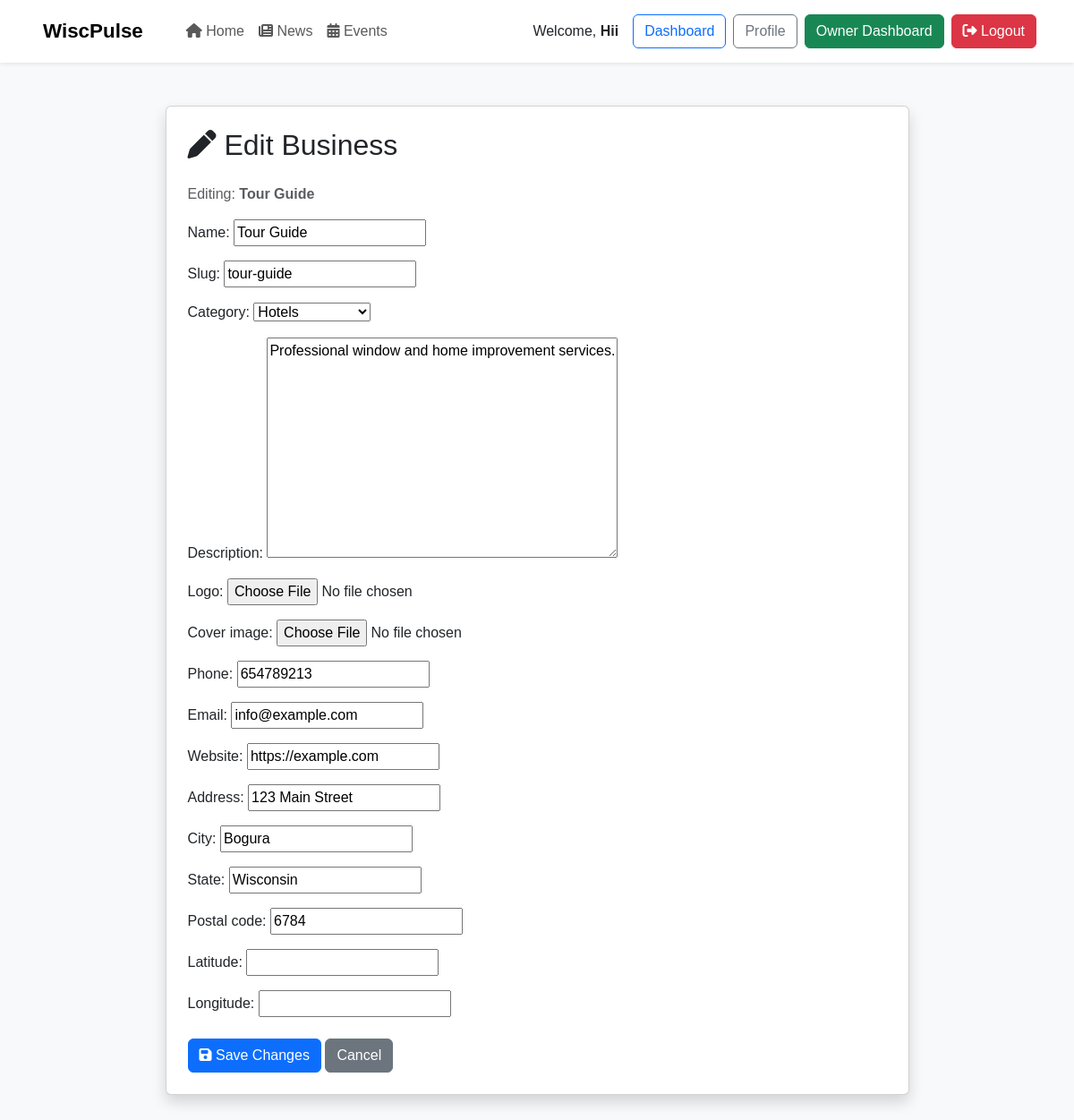
/accounts/owner/business/5/edit/ (signed in), run on the app's committed database.
### apps/businesses/models.py (models this page shows, shortened)
class Business(models.Model):
    STATUS_CHOICES = [
        ("active", "Active"),
        ("pending", "Pending"),
        ("inactive", "Inactive"),
    ]
    owner = models.ForeignKey(
    User,
    on_delete=models.SET_NULL,
    null=True,
    blank=True,
    related_name="businesses")
    name = models.CharField(
        max_length=200
    )
    slug = models.SlugField(
        max_length=220,
        unique=True
    )
    category = models.ForeignKey(
        Category,
        on_delete=models.PROTECT,
        related_name="businesses"
    )
    description = models.TextField()
    logo = models.ImageField(
        upload_to="businesses/logos/",
        blank=True,
        null=True
    )
    cover_image = models.ImageField(
        upload_to="businesses/covers/",
        blank=True,
        null=True
    )
    phone = models.CharField(
        max_length=30,
        blank=True
    )
    email = models.EmailField(
        blank=True
    )
    website = models.URLField(
        blank=True
    )
    address = models.CharField(
        max_length=300
    )
    city = models.CharField(
        max_length=100
    )
    state = models.CharField(
        max_length=100,
        blank=True
    )
    postal_code = models.CharField(
        max_length=20,
        blank=True
    )
    latitude = models.DecimalField(
        max_digits=10,
        decimal_places=7,
        blank=True,
        null=True
    )
    longitude = models.DecimalField(
        max_digits=10,
        decimal_places=7,
        blank=True,
        null=True
    )
    rating = models.DecimalField(
        max_digits=3,
        decimal_places=2,
        default=0
    )
    review_count = models.PositiveIntegerField(
        default=0
    )
    views = models.PositiveIntegerField(
        default=0
    )
    status = models.CharField(
        max_length=20,
        choices=STATUS_CHOICES,
        default="pending"
    )
    is_featured = models.BooleanField(
        default=False
    )
    created_at = models.DateTimeField(
        auto_now_add=True
    )
    updated_at = models.DateTimeField(
        auto_now=True
    )
    class Meta:
        ordering = ["-is_featured", "-created_at"]
        indexes = [
            models.Index(fields=["city"]),
            models.Index(fields=["status"]),
            models.Index(fields=["category"]),
            models.Index(fields=["-created_at"]),
        ]

### apps/categories/models.py (models this page shows, shortened)
class Category(models.Model):
    name = models.CharField(
        max_length=100,
        unique=True
    )
    slug = models.SlugField(
        max_length=120,
        unique=True
    )
    description = models.TextField(
        blank=True
    )
    icon = models.CharField(
        max_length=100,
        blank=True,
        help_text="Font Awesome icon class, e.g. fa-solid fa-utensils"
    )
    image = models.ImageField(
        upload_to="categories/",
        blank=True,
        null=True
    )
    is_active = models.BooleanField(
        default=True
    )
    created_at = models.DateTimeField(
        auto_now_add=True
    )
    updated_at = models.DateTimeField(
        auto_now=True
    )
    class Meta:
        ordering = ["name"]
        verbose_name = "Category"
        verbose_name_plural = "Categories"
    def __str__(self):
        return self.name

### apps/accounts/views.py (the view)
@login_required
def edit_business(request, pk):
    if request.user.profile.user_type != "owner":
        return redirect("dashboard")
    business = get_object_or_404(
        Business,
        pk=pk,
        owner=request.user
    )
    if request.method == "POST":
        form = BusinessForm(
            request.POST,
            request.FILES,
            instance=business
        )
        if form.is_valid():
            business = form.save(
                commit=False
            )
            business.status = "pending"
            business.save()
            return redirect(
                "owner_dashboard"
            )
    else:
        form = BusinessForm(
            instance=business
        )
    return render(
        request,
        "accounts/edit_business.html",
        {
            "form": form,
            "business": business
        }
    )

### apps/businesses/forms.py
class BusinessForm(forms.ModelForm):
    class Meta:
        model = Business
        fields = [
            "name",
            "slug",
            "category",
            "description",
            "logo",
            "cover_image",
            "phone",
            "email",
            "website",
            "address",
            "city",
            "state",
            "postal_code",
            "latitude",
            "longitude",
        ]

### templates/accounts/edit_business.html (shortened to what this page needs)
{% extends "base.html" %}
{% block content %}
<div class="container mt-5 mb-5">
    <div class="row justify-content-center">
        <div class="col-lg-9">
            <div class="card shadow">
                <div class="card-body p-4">
                    <h2 class="mb-4">
                        <i class="fa-solid fa-pen"></i>
                        Edit Business
                    </h2>
                    <p class="text-muted">
                        Editing:
                        <strong>
                            {{ business.name }}
                        </strong>
                    </p>
                    <form
                        method="POST"
                        enctype="multipart/form-data"
                    >
                        {{ form.as_p }}
                        <div class="mt-4">
                            <button
                                type="submit"
                                class="btn btn-primary"
                            >
                                <i class="fa-solid fa-save"></i>
                                Save Changes
                            </button>
                            <a
                                href="{% url 'owner_dashboard' %}"
                                class="btn btn-secondary"
                            >
                                Cancel
                            </a>
                        </div>
                    </form>
                </div>
            </div>
        </div>
    </div>
</div>
{% endblock %}

### templates/base.html (shortened to what this page needs)
{% load static %}
<!DOCTYPE html>
<html lang="en">
<head>
    <link href="https://cdn.jsdelivr.net/npm/bootstrap@5.3.3/dist/css/bootstrap.min.css" rel="stylesheet">
    <link rel="stylesheet" href="https://cdnjs.cloudflare.com/ajax/libs/font-awesome/6.7.2/css/all.min.css">
    <link rel="stylesheet" href="{% static 'css/accounts.css' %}">
    <link rel="stylesheet" href="{% static 'css/style.css' %}">
</head>
<body>
    <header>
        <nav class="navbar navbar-expand-lg bg-white shadow-sm">
            <div class="container">
                <a class="navbar-brand fw-bold" href="/">
                    WiscPulse
                </a>
                <div class="collapse navbar-collapse" id="mainNavbar">
                    <ul class="navbar-nav me-auto ms-lg-4">
                        <li class="nav-item">
                            <a class="nav-link" href="/">
                                <i class="fa-solid fa-house"></i>
                                Home
                            </a>
                        </li>
                        <li class="nav-item">
                            <a class="nav-link" href="{% url 'news:news_list' %}">
                                <i class="fa-solid fa-newspaper"></i>
                                News
                            </a>
                        </li>
                        <li class="nav-item">
                            <a class="nav-link" href="{% url 'events:event_list' %}">
                                <i class="fa-solid fa-calendar-days"></i>
                                Events
                            </a>
                        </li>
                    </ul>
                    <div class="d-flex align-items-center gap-2">
                        {% if user.is_authenticated %}
                        <span class="me-2">
                            Welcome,
                            <strong>{{ user.username }}</strong>
                        </span>
                        <a href="{% url 'dashboard' %}" class="btn btn-outline-primary">
                            Dashboard
                        </a>
                        <a href="{% url 'profile' %}" class="btn btn-outline-secondary">
                            Profile
                        </a>
                        {% if user.profile.user_type == "owner" %}
                        <a href="{% url 'owner_dashboard' %}" class="btn btn-success">
                            Owner Dashboard
                        </a>
                        {% endif %}
                        <form method="POST" action="{% url 'logout' %}" class="d-inline">
                            <button type="submit" class="btn btn-danger">
                                <i class="fa-solid fa-right-from-bracket"></i>
                                Logout </button>
                        </form>
                        {% endif %}
                    </div>
                </div>
            </div>
        </nav>
    </header>
    <main>
        {% block content %}
        {% endblock %}
    </main>
</body>
</html>

### static/css/style.css (style rules this page uses)
body { background: #f8f9fa; color: #212529; font-family: Arial, sans-serif; }
.navbar { min-height: 70px; }
.navbar-brand { font-size: 1.4rem; }

### data on the page
Business: name "Tour Guide", slug "tour-guide", category "Hotels", description "Professional window and home improvement services.", phone "654789213", email "info@example.com", website "https://example.com", address "123 Main Street", city "Bogura", state "Wisconsin", postal_code "6784"

### other printed values
{{ user.username }} "Hii"
